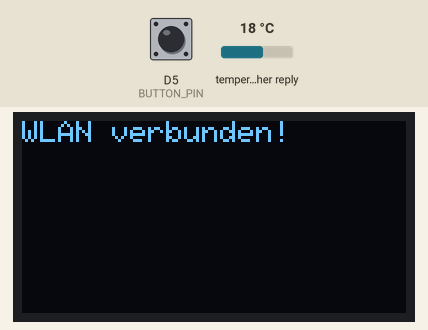
The sketch below on a simulated ESP8266 (NodeMCU). Parts: 128×64 one-colour display. Inputs (shaded band) come from the test bench; at power-on: D5 (BUTTON_PIN) HIGH, temperature in the weather reply 18 °C. WiFi joins after 1.5 s; servers stay silent unless stated; the local clock reads 2024-03-15 10:24:30 at power-on unless the sketch sets it; web services answer with replies made up by the test bench; what the sketch prints to the serial monitor is not drawn.

Above: at 1.6 s.
At 3.9 s:
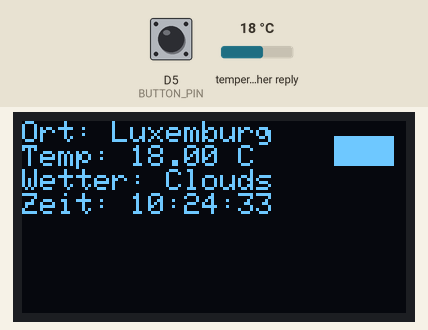
4.0 s: D5 (BUTTON_PIN) pulled LOW for 0.15 s
At 7.0 s:
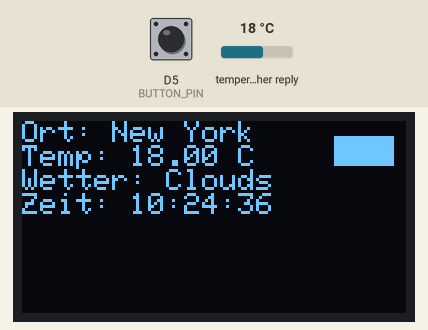
7.1 s: D5 (BUTTON_PIN) pulled LOW for 1 s
At 10.9 s:
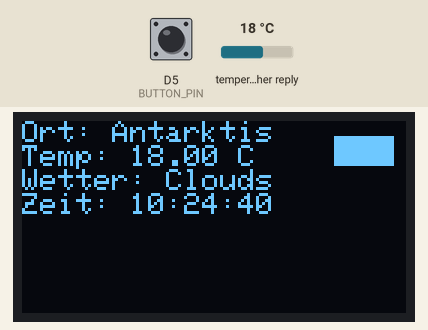
11.1 s: D5 (BUTTON_PIN) pulled LOW for 3.2 s
At 13.4 s:
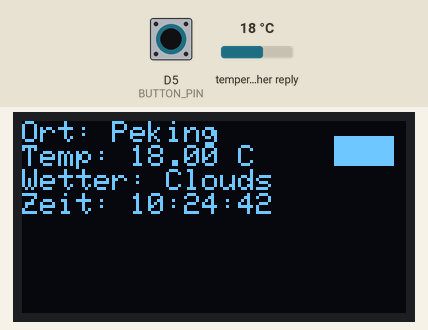
Timing chart, 0 to 14.9 s (numbered marks = the images above; inputs shaded):
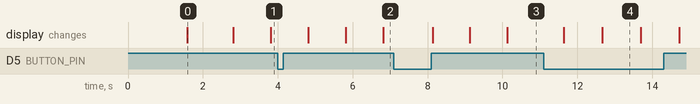

Measured:
- after the input at 4.0 s, the display: first changes after 0.81 s (image 2 shows a later state)
- after the input at 7.1 s, the display: first changes after 1.0 s (image 3 shows a later state)
- after the input at 11.1 s, the display: first changes after 0.53 s (image 4 shows a later state)
- what the display in image 0 shows lasts 1.2 s, from 1.6 s to 2.8 s
- what the display in image 4 shows lasts 1.0 s, from 12.7 s to 13.7 s

The sketch:

esp8266_weather_ir.ino
```cpp
#include <ESP8266WiFi.h>
#include <ESP8266HTTPClient.h>
#include <ArduinoJson.h>
#include <Wire.h>
#include <Adafruit_GFX.h>
#include <Adafruit_SSD1306.h>
#include <time.h>

// ---------- WLAN ----------
const char* ssid = "YOUR SSID";
const char* password = "YOUR SSID PASSWORD";

// ---------- Display ----------
#define SCREEN_WIDTH 128
#define SCREEN_HEIGHT 64
#define OLED_RESET -1
Adafruit_SSD1306 display(SCREEN_WIDTH, SCREEN_HEIGHT, &Wire, OLED_RESET);

// ---------- Button ----------
#define BUTTON_PIN D5

// ---------- API ----------
const String apiKey = "YOUR API KEY";

// ---------- Städte ----------
struct Stadt {
  String name;
  float lat;
  float lon;
  int gmtOffset; // in Sekunden
};

Stadt stadtListe[] = {
  {"Luxemburg", 49.6117, 6.1319, 2 * 3600},
  {"New York", 40.7128, -74.0060, -4 * 3600},
  {"Peking", 39.9042, 116.4074, 8 * 3600},
  {"Antarktis", -75.2500, -0.0714, 0}
};

int aktuelleStadt = 0;
unsigned long letzteAktualisierung = 0;
String wetter = "";
float temperatur = 0;

// ---------- Setup ----------
void setup() {
  Serial.begin(115200);
  Wire.begin(D2, D1);
  pinMode(BUTTON_PIN, INPUT_PULLUP);

  if (!display.begin(SSD1306_SWITCHCAPVCC, 0x3C)) {
    Serial.println("OLED Fehler");
    while (true);
  }

  display.clearDisplay();
  display.setTextColor(WHITE);
  display.setTextSize(1);
  display.setCursor(0, 0);
  display.println("Verbinde WLAN...");
  display.display();

  WiFi.begin(ssid, password);
  while (WiFi.status() != WL_CONNECTED) {
    delay(500);
    Serial.print(".");
  }

  display.clearDisplay();
  display.setCursor(0, 0);
  display.println("WLAN verbunden!");
  display.display();
  delay(1000);

  configTime(stadtListe[aktuelleStadt].gmtOffset, 0, "pool.ntp.org");
  aktualisiereWetter();
}

// ---------- Loop ----------
void loop() {
  static unsigned long letzteSekunde = 0;

  // Zeit anzeigen
  if (millis() - letzteSekunde >= 1000) {
    letzteSekunde = millis();
    zeigeDisplay();
  }

  // Taster gedrückt?
  if (digitalRead(BUTTON_PIN) == LOW) {
    delay(300); // Entprellen
    aktuelleStadt = (aktuelleStadt + 1) % (sizeof(stadtListe) / sizeof(Stadt));
    configTime(stadtListe[aktuelleStadt].gmtOffset, 0, "pool.ntp.org");
    aktualisiereWetter();
  }
}

// ---------- Wetter holen ----------
void aktualisiereWetter() {
  WiFiClient client;
  HTTPClient http;

  Stadt stadt = stadtListe[aktuelleStadt];
  String url = "http://api.openweathermap.org/data/2.5/weather?lat=" +
               String(stadt.lat, 4) + "&lon=" + String(stadt.lon, 4) +
               "&appid=" + apiKey + "&units=metric";

  http.begin(client, url);
  int code = http.GET();
  if (code == HTTP_CODE_OK) {
    String payload = http.getString();
    DynamicJsonDocument doc(1024);
    DeserializationError error = deserializeJson(doc, payload);
    if (!error) {
      wetter = doc["weather"][0]["main"].as<String>();
      temperatur = doc["main"]["temp"];
    }
  }
  http.end();
}

// ---------- Displayanzeige ----------
void zeigeDisplay() {
  display.clearDisplay();
  display.setCursor(0, 0);
  display.setTextSize(1);
  display.print("Ort: ");
  display.println(stadtListe[aktuelleStadt].name);

  display.print("Temp: ");
  display.print(temperatur);
  display.println(" C");

  display.print("Wetter: ");
  display.println(wetter);

  display.print("Zeit: ");
  struct tm timeinfo;
  if (getLocalTime(&timeinfo)) {
    char buffer[10];
    strftime(buffer, sizeof(buffer), "%H:%M:%S", &timeinfo);
    display.println(buffer);
  } else {
    display.println("Fehler");
  }

  zeichneWetterIcon(wetter);
  display.display();
}

// ---------- Einfaches Wetter-Icon ----------
void zeichneWetterIcon(String zustand) {
  if (zustand == "Clear") {
    display.fillCircle(110, 10, 6, WHITE);
  } else if (zustand == "Clouds") {
    display.fillRect(104, 5, 20, 10, WHITE);
  } else if (zustand == "Rain") {
    for (int i = 0; i < 3; i++) {
      display.drawLine(105 + i * 5, 20, 105 + i * 5, 25, WHITE);
    }
  } else {
    display.setCursor(100, 10);
    display.print("?");
  }
}
```
